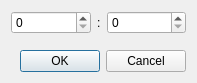
<?xml version="1.0" encoding="UTF-8"?>
<ui version="4.0">
 <class>CustomAspectRatioDlg</class>
 <widget class="QDialog" name="CustomAspectRatioDlg">
  <property name="geometry">
   <rect>
    <x>0</x>
    <y>0</y>
    <width>197</width>
    <height>83</height>
   </rect>
  </property>
  <property name="sizePolicy">
   <sizepolicy hsizetype="Fixed" vsizetype="Fixed">
    <horstretch>0</horstretch>
    <verstretch>0</verstretch>
   </sizepolicy>
  </property>
  <property name="windowTitle">
   <string>Custom Aspect Ratio</string>
  </property>
  <layout class="QGridLayout" name="gridLayout">
   <item row="0" column="0">
    <widget class="QSpinBox" name="m_x">
     <property name="sizePolicy">
      <sizepolicy hsizetype="Preferred" vsizetype="Fixed">
       <horstretch>0</horstretch>
       <verstretch>0</verstretch>
      </sizepolicy>
     </property>
    </widget>
   </item>
   <item row="0" column="1">
    <widget class="QLabel" name="label">
     <property name="sizePolicy">
      <sizepolicy hsizetype="Fixed" vsizetype="Preferred">
       <horstretch>0</horstretch>
       <verstretch>0</verstretch>
      </sizepolicy>
     </property>
     <property name="text">
      <string>:</string>
     </property>
    </widget>
   </item>
   <item row="2" column="0" colspan="3">
    <widget class="QDialogButtonBox" name="buttonBox">
     <property name="orientation">
      <enum>Qt::Horizontal</enum>
     </property>
     <property name="standardButtons">
      <set>QDialogButtonBox::Cancel|QDialogButtonBox::Ok</set>
     </property>
    </widget>
   </item>
   <item row="0" column="2">
    <widget class="QSpinBox" name="m_y">
     <property name="sizePolicy">
      <sizepolicy hsizetype="Preferred" vsizetype="Fixed">
       <horstretch>0</horstretch>
       <verstretch>0</verstretch>
      </sizepolicy>
     </property>
    </widget>
   </item>
   <item row="1" column="0">
    <spacer name="verticalSpacer">
     <property name="orientation">
      <enum>Qt::Vertical</enum>
     </property>
     <property name="sizeHint" stdset="0">
      <size>
       <width>20</width>
       <height>10</height>
      </size>
     </property>
    </spacer>
   </item>
  </layout>
 </widget>
 <resources/>
 <connections>
  <connection>
   <sender>buttonBox</sender>
   <signal>accepted()</signal>
   <receiver>CustomAspectRatioDlg</receiver>
   <slot>accept()</slot>
   <hints>
    <hint type="sourcelabel">
     <x>187</x>
     <y>82</y>
    </hint>
    <hint type="destinationlabel">
     <x>157</x>
     <y>99</y>
    </hint>
   </hints>
  </connection>
  <connection>
   <sender>buttonBox</sender>
   <signal>rejected()</signal>
   <receiver>CustomAspectRatioDlg</receiver>
   <slot>reject()</slot>
   <hints>
    <hint type="sourcelabel">
     <x>187</x>
     <y>88</y>
    </hint>
    <hint type="destinationlabel">
     <x>196</x>
     <y>99</y>
    </hint>
   </hints>
  </connection>
 </connections>
</ui>
